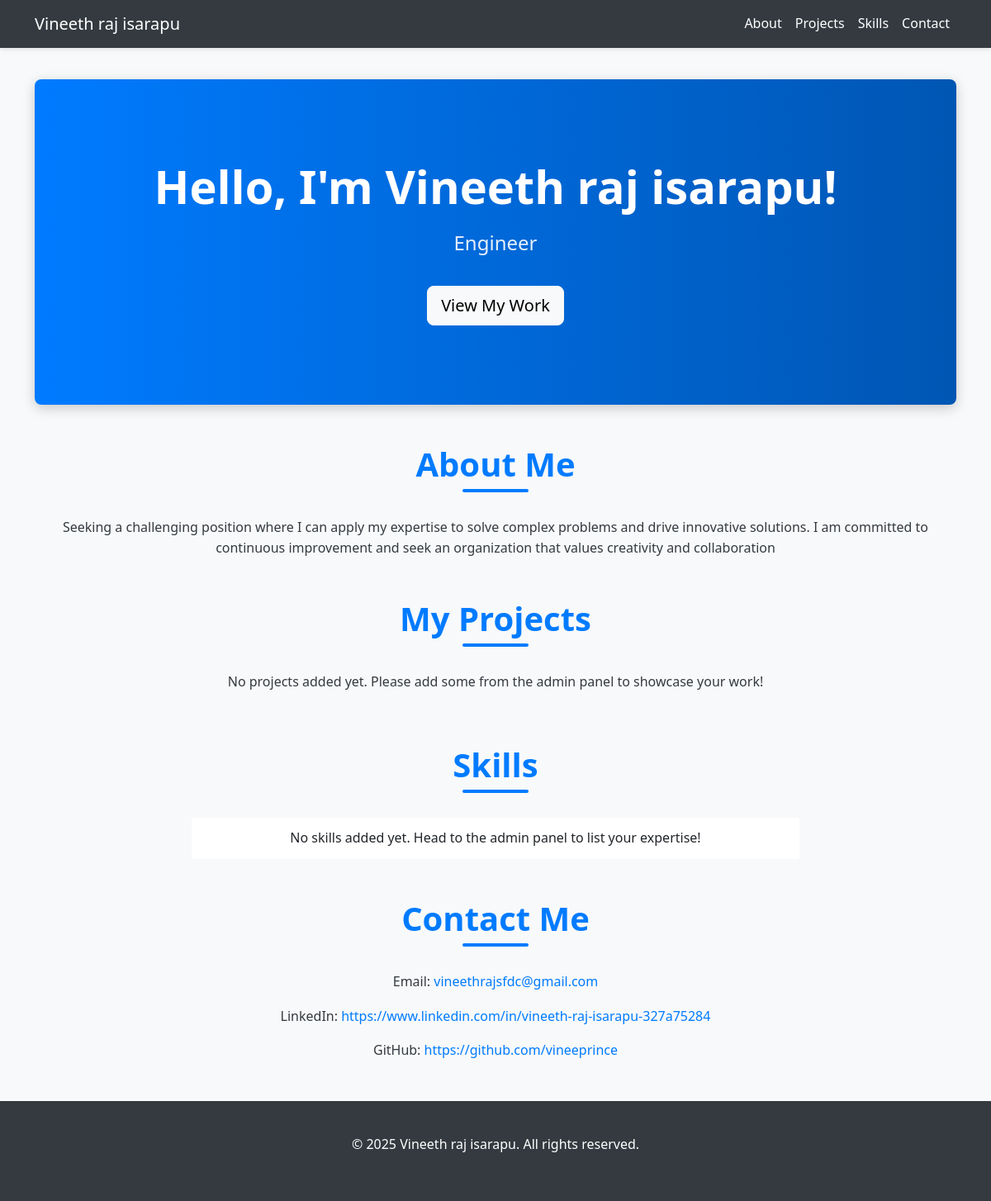
The page / on the database its author committed.
### portfolio/models.py (models this page shows, shortened)
class Profile(models.Model):
    name = models.CharField(max_length=100)
    tagline = models.CharField(max_length=200)
    about = models.TextField()
    email = models.EmailField()
    linkedin = models.URLField(blank=True, null=True)
    github = models.URLField(blank=True, null=True)

### portfolio/views.py (the view)
# urls.py: path('', views.portfolio_view, name='portfolio'),
def portfolio_view(request):
    profile = Profile.objects.first()  # Assuming only one profile for a personal portfolio
    projects = Project.objects.all()
    skills = Skill.objects.all()
    context = {
        'profile': profile,
        'projects': projects,
        'skills': skills,
    }
    return render(request, 'portfolio/portfolio.html', context)

### portfolio/templates/portfolio/portfolio.html (shortened to what this page needs)
<!DOCTYPE html>
<html lang="en">
<head>
    <link href="https://cdn.jsdelivr.net/npm/bootstrap@5.3.0/dist/css/bootstrap.min.css" rel="stylesheet">
    <link href="https://unpkg.com/aos@2.3.1/dist/aos.css" rel="stylesheet">
</head>
<body>
    <nav class="navbar navbar-expand-lg navbar-dark fixed-top">
        <div class="container">
            <a class="navbar-brand" href="#">{{ profile.name|default:"Your Name" }}</a>
            <div class="collapse navbar-collapse" id="navbarNav">
                <ul class="navbar-nav ms-auto">
                    <li class="nav-item">
                        <a class="nav-link" href="#about">About</a>
                    </li>
                    <li class="nav-item">
                        <a class="nav-link" href="#projects">Projects</a>
                    </li>
                    <li class="nav-item">
                        <a class="nav-link" href="#skills">Skills</a>
                    </li>
                    <li class="nav-item">
                        <a class="nav-link" href="#contact">Contact</a>
                    </li>
                </ul>
            </div>
        </div>
    </nav>
    <div class="container mt-5 pt-5">
        <header class="hero-section" data-aos="fade-up">
            <h1 class="display-4">Hello, I'm {{ profile.name|default:"Your Name" }}!</h1>
            <p class="lead">{{ profile.tagline|default:"A passionate developer, building awesome web experiences." }}</p>
            <a href="#projects" class="btn btn-light btn-lg mt-3">View My Work</a>
        </header>
        <section id="about" class="mb-5" data-aos="fade-up">
            <h2 class="section-title">About Me</h2>
            <p class="text-center">{{ profile.about|default:"This is where you can write a brief introduction about yourself, your experience, and your passion. Make it engaging and highlight what makes you unique!" }}</p>
        </section>
        <section id="projects" class="mb-5">
            <h2 class="section-title">My Projects</h2>
            <div class="row">
                {% for project in projects %}
                <div class="col-md-6 col-lg-4 mb-4" data-aos="fade-up" data-aos-delay="{{ forloop.counter0 }}00">
                    <div class="card">
                        {% if project.image %}
                        <img src="{{ project.image.url }}" class="card-img-top" alt="{{ project.title }}">
                        {% endif %}
                        <div class="card-body">
                            <h5 class="card-title">{{ project.title }}</h5>
                            <p class="card-text">{{ project.description|truncatechars:100 }}</p>
                            {% if project.url %}
                            <a href="{{ project.url }}" class="btn btn-primary btn-sm" target="_blank">View Project</a>
                            {% endif %}
                        </div>
                    </div>
                </div>
                {% empty %}
                <div class="col-12 text-center">
                    <p>No projects added yet. Please add some from the admin panel to showcase your work!</p>
                </div>
                {% endfor %}
            </div>
        </section>
        <section id="skills" class="mb-5" data-aos="fade-up">
            <h2 class="section-title">Skills</h2>
            <div class="row justify-content-center">
                <div class="col-md-8">
                    <ul class="list-group list-group-flush">
                        {% for skill in skills %}
                        <li class="list-group-item text-center">{{ skill.name }}</li>
                        {% empty %}
                        <li class="list-group-item text-center">No skills added yet. Head to the admin panel to list your expertise!</li>
                        {% endfor %}
                    </ul>
                </div>
            </div>
        </section>
        <section id="contact" class="mb-5" data-aos="fade-up">
            <h2 class="section-title">Contact Me</h2>
            <div class="text-center contact-info">
                {% if profile %}
                <p>Email: <a href="mailto:{{ profile.email }}">{{ profile.email }}</a></p>
                {% if profile.linkedin %}
                <p>LinkedIn: <a href="{{ profile.linkedin }}" target="_blank">{{ profile.linkedin }}</a></p>
                {% endif %}
                {% if profile.github %}
                <p>GitHub: <a href="{{ profile.github }}" target="_blank">{{ profile.github }}</a></p>
                {% endif %}
                {% else %}
                <p>Please add your contact information in the admin panel to allow visitors to reach you.</p>
                {% endif %}
            </div>
        </section>
    </div>
    <footer class="footer">
        <div class="container">
            <p>&copy; 2025 {{ profile.name|default:"Your Name" }}. All rights reserved.</p>
        </div>
    </footer>
</body>
</html>

### portfolio/templates/portfolio/portfolio.html (style rules this page uses)
:root { --primary-color: #007bff; --secondary-color: #6c757d; --dark-color: #343a40; --light-color: #f8f9fa; --white-color: #ffffff; }
body { font-family: 'Segoe UI', Tahoma, Geneva, Verdana, sans-serif; background-color: var(--light-color); color: var(--dark-color); line-height: 1.6; }
.navbar { background-color: var(--dark-color) !important; box-shadow: 0 2px 5px rgba(0,0,0,0.1); }
.navbar-brand, .nav-link { color: var(--white-color) !important; font-weight: 500; }
.hero-section { background: linear-gradient(to right, var(--primary-color), #0056b3); color: var(--white-color); padding: 6rem 0; text-align: center; margin-bottom: 3rem; border-radius: 0.5rem; box-shadow: 0 4px 15px rgba(0,0,0,0.2); }
.hero-section h1 { font-size: 3.5rem; font-weight: 700; margin-bottom: 1rem; }
.hero-section p.lead { font-size: 1.5rem; opacity: 0.9; }
.section-title { color: var(--primary-color); font-size: 2.5rem; font-weight: 600; margin-bottom: 2.5rem; text-align: center; position: relative; }
.section-title::after { content: ''; position: absolute; width: 80px; height: 4px; background-color: var(--primary-color); left: 50%; transform: translateX(-50%); bottom: -10px; border-radius: 2px; }
.list-group-item { border: none; border-bottom: 1px solid #eee; padding: 0.75rem 1.25rem; background-color: var(--white-color); transition: background-color 0.2s ease; }
.contact-info a { color: var(--primary-color); text-decoration: none; transition: color 0.2s ease; }
.footer { background-color: var(--dark-color); color: var(--white-color); padding: 2.5rem 0; text-align: center; margin-top: 3rem; }

### rows shown on the page
Profile: name "Vineeth raj isarapu", tagline "Engineer", about "Seeking a challenging position where I can apply my expertise to solve complex problems and drive innovative solutions. I am committed to continuous improvement and seek an organization that values creativity and collaboration", email "vineethrajsfdc@gmail.com", linkedin "https://www.linkedin.com/in/vineeth-raj-isarapu-327a75284", github "https://github.com/vineeprince"
